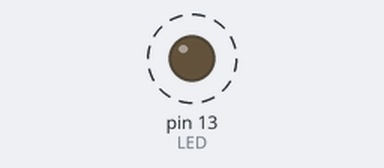
The sketch below on a simulated Arduino Uno, built with avr-gcc and run on an emulated ATmega328P. Parts: output pins drawn as LEDs (lit = HIGH). Dashed ring = blinking. What the sketch prints to the serial monitor is not drawn.

Above: at 0.16 s.
Timing chart, 0 to 3.0 s (numbered marks = the images above):
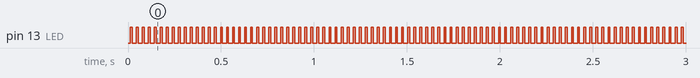

Measured:
- by itself, pin 13 (LED): alternates HIGH for 0.01 s and LOW for 0.02 s

The sketch:

uartoptictest.ino
```cpp
#include <SoftwareSerial.h>
SoftwareSerial mySerial(7, 8); //建立軟體串列埠腳位 (RX, TX)
int LED = 13;
String flydata;

void setup() {
  pinMode(LED, OUTPUT);
  Serial.begin(115200);        //設定硬體串列埠速率
  mySerial.begin(115200);   //設定軟體串列埠速率
}

void loop() {
  double t=millis();
  t=t/1000;
  flydata = String(t, 3) + "," + String(t+1, 7) + "," + String(t+2, 7) + "," + String(t+3, 7) + "," + String(t+4, 6) + "," + String(t+5, 6) + "," + String(t+6, 6) + "," + String(t+7, 5) + "," + String(t+8, 5) + "," + String(t+9, 5);
  mySerial.println(flydata);  //左方板向PC傳送字串
  Serial.println(flydata);
  digitalWrite(LED, HIGH);
  delay(10);
  digitalWrite(LED, LOW);
  delay(10);
}
```
